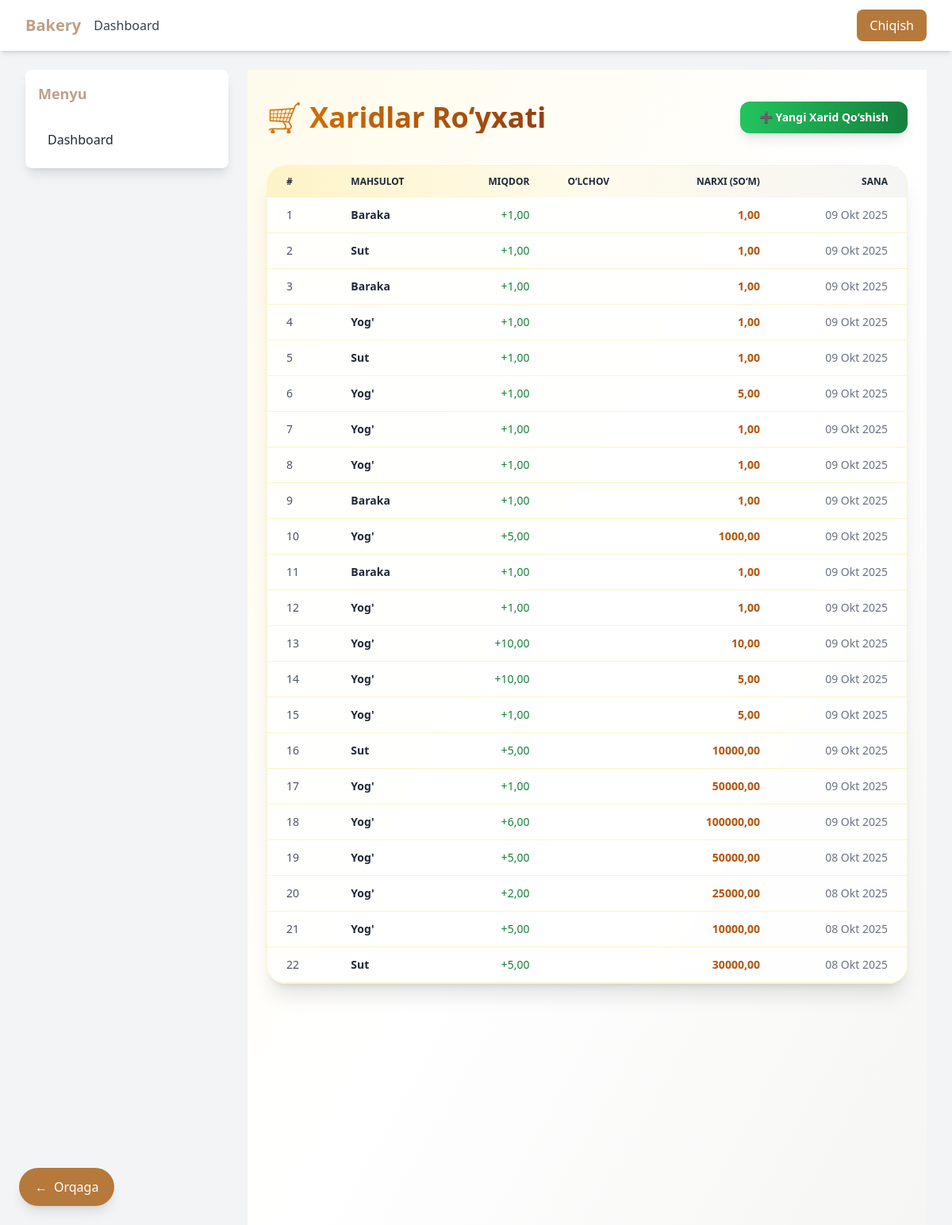
Screenshot of /inventory/purchases/ with the database file from the repository.
### inventory/models.py (models this page shows, shortened)
class Purchase(models.Model):
    ingredient = models.ForeignKey(Ingredient, on_delete=models.CASCADE, related_name='purchases')
    quantity = models.DecimalField(**DECIMAL_KWARGS)
    price = models.DecimalField(max_digits=12, decimal_places=2, null=True, blank=True)
    date = models.DateTimeField(auto_now_add=True)
    note = models.TextField(blank=True)
    class Meta:
        verbose_name = _("Purchase")
        verbose_name_plural = _("Purchases")
        ordering = ['-date']

class Ingredient(models.Model):
    name = models.CharField(max_length=200, unique=True)
    quantity = models.DecimalField(**DECIMAL_KWARGS, default=Decimal('0'))
    unit = models.ForeignKey(Unit, on_delete=models.PROTECT, related_name='ingredients')
    low_stock_threshold = models.DecimalField(
        **DECIMAL_KWARGS,
        default=Decimal('0'),
        help_text=_("Minimum quantity before alert (set by admin)")
    )
    class Meta:
        verbose_name = _("Ingredient")
        verbose_name_plural = _("Ingredients")

### inventory/views.py (the view)
# urls.py: path("purchases/", views.purchase_list, name="purchase_list"),
def purchase_list(request):
    purchases = Purchase.objects.select_related("ingredient", "ingredient__unit").order_by("-date")
    return render(request, "inventory/purchase_list.html", {"purchases": purchases})

### inventory/templates/inventory/purchase_list.html (shortened to what this page needs)
{% extends "base.html" %}
{% block content %}
<div class="min-h-screen bg-gradient-to-br from-amber-50 via-white to-stone-100 py-10 px-6">
  <div class="flex flex-col sm:flex-row sm:items-center sm:justify-between mb-10">
    <h1 class="text-4xl font-extrabold text-transparent bg-clip-text bg-gradient-to-r from-amber-600 to-amber-800 drop-shadow-sm mb-4 sm:mb-0">
    </h1>
    <a href="{% url 'inventory:purchase_create' %}"
       class="bg-gradient-to-r from-green-500 to-green-700 hover:from-green-600 hover:to-green-800 text-white px-6 py-2.5 rounded-xl shadow-lg hover:shadow-xl transition-all transform hover:-translate-y-0.5 text-sm font-semibold">
       ➕ Yangi Xarid Qo‘shish
    </a>
  </div>
  <div class="bg-white/80 backdrop-blur-xl rounded-3xl shadow-xl border border-amber-100 hover:border-amber-200 transition-all overflow-x-auto">
    <table class="w-full text-sm text-left text-gray-700">
      <thead class="bg-gradient-to-r from-amber-100 via-amber-50 to-stone-100 text-gray-800 uppercase text-xs">
        <tr>
          <th class="px-6 py-3">#</th>
          <th class="px-6 py-3">Mahsulot</th>
          <th class="px-6 py-3 text-right">Miqdor</th>
          <th class="px-6 py-3 text-left">O‘lchov</th>
          <th class="px-6 py-3 text-right">Narxi (so‘m)</th>
          <th class="px-6 py-3 text-right">Sana</th>
        </tr>
      </thead>
      <tbody>
        {% for purchase in purchases %}
          <tr class="border-b border-amber-100 hover:bg-amber-50 transition-all">
            <td class="px-6 py-3 font-medium text-gray-600">{{ forloop.counter }}</td>
            <td class="px-6 py-3 font-semibold text-gray-800">{{ purchase.ingredient.name }}</td>
            <td class="px-6 py-3 text-right text-green-700 font-medium">+{{ purchase.quantity|floatformat:2 }}</td>
            <td class="px-6 py-3">{{ purchase.ingredient.unit.abbreviation }}</td>
            <td class="px-6 py-3 text-right text-amber-700 font-semibold">{{ purchase.price|floatformat:2 }}</td>
            <td class="px-6 py-3 text-right text-gray-500">{{ purchase.date|date:"d M Y" }}</td>
          </tr>
        {% empty %}
          <tr>
            <td colspan="6" class="px-6 py-6 text-center text-gray-400 italic">Xaridlar topilmadi.</td>
          </tr>
        {% endfor %}
      </tbody>
    </table>
  </div>
</div>
{% endblock %}

### templates/base.html (style rules this page uses)
html { scroll-behavior: smooth; }
html, body { max-width: 100%; overflow-x: hidden; }
body { padding-top: 64px; }

### rows the page displays
Purchase: ingredient.name "Baraka", quantity "1,00", price "1,00", date "09 Okt 2025"
Purchase: ingredient.name "Sut", quantity "1,00", price "1,00", date "09 Okt 2025"
Purchase: ingredient.name "Baraka", quantity "1,00", price "1,00", date "09 Okt 2025"
Purchase: ingredient.name "Yog'", quantity "1,00", price "1,00", date "09 Okt 2025"
Purchase: ingredient.name "Sut", quantity "1,00", price "1,00", date "09 Okt 2025"
Purchase: ingredient.name "Yog'", quantity "1,00", price "5,00", date "09 Okt 2025"
Purchase: ingredient.name "Yog'", quantity "1,00", price "1,00", date "09 Okt 2025"
Purchase: ingredient.name "Yog'", quantity "1,00", price "1,00", date "09 Okt 2025"
Purchase: ingredient.name "Baraka", quantity "1,00", price "1,00", date "09 Okt 2025"
Purchase: ingredient.name "Yog'", quantity "5,00", price "1000,00", date "09 Okt 2025"
Purchase: ingredient.name "Baraka", quantity "1,00", price "1,00", date "09 Okt 2025"
Purchase: ingredient.name "Yog'", quantity "1,00", price "1,00", date "09 Okt 2025"
Purchase: ingredient.name "Yog'", quantity "10,00", price "10,00", date "09 Okt 2025"
Purchase: ingredient.name "Yog'", quantity "10,00", price "5,00", date "09 Okt 2025"
Purchase: ingredient.name "Yog'", quantity "1,00", price "5,00", date "09 Okt 2025"
Purchase: ingredient.name "Sut", quantity "5,00", price "10000,00", date "09 Okt 2025"
Purchase: ingredient.name "Yog'", quantity "1,00", price "50000,00", date "09 Okt 2025"
Purchase: ingredient.name "Yog'", quantity "6,00", price "100000,00", date "09 Okt 2025"
Purchase: ingredient.name "Yog'", quantity "5,00", price "50000,00", date "08 Okt 2025"
Purchase: ingredient.name "Yog'", quantity "2,00", price "25000,00", date "08 Okt 2025"
Purchase: ingredient.name "Yog'", quantity "5,00", price "10000,00", date "08 Okt 2025"
Purchase: ingredient.name "Sut", quantity "5,00", price "30000,00", date "08 Okt 2025"
